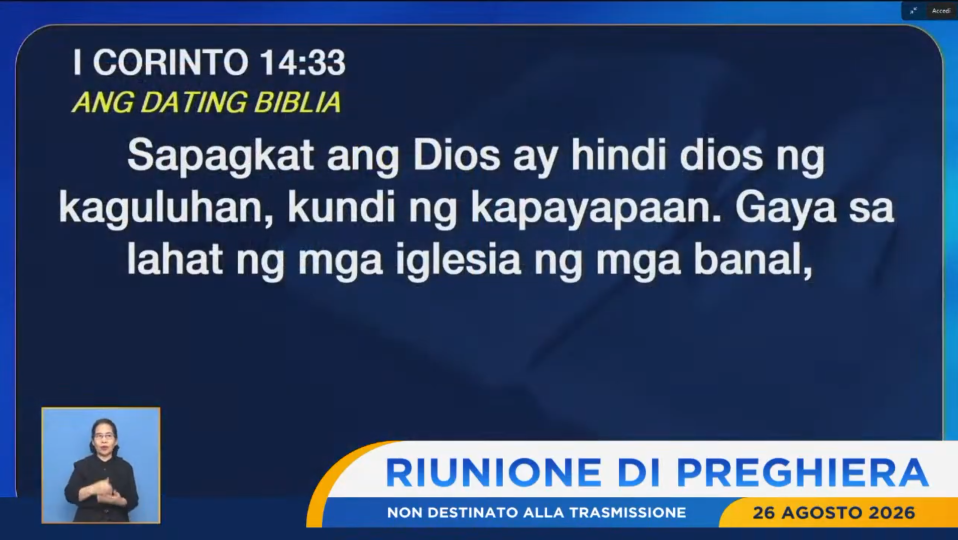
#> input picture __screenshots/full.png, 1915 x 1079 px (shown at 1/2 size)
$ python test_overlays.py
#> lines starting #> are read from the running program, lines starting #| are printed output that depends on the picture
### autoswitch/overlays.py
"""Independent on/off overlay detectors: lower thirds and sign-language box.

Different problem from the verse-card state machine in detect.py: these two
graphics are NOT mutually exclusive states of "what's on screen" - production
keeps them on through many different segments, including performances that
would otherwise get misread as a verse (confirmed on real footage: both
overlays measured ON during the false-positive performance frames). So each
one gets its own independent binary detector, reconciled against its own
vMix overlay channel, with no interaction with the verse-card logic.

Both signals have far more margin than anything in detect.py, because the
question is binary presence/absence of a distinctive flat-color graphic
against a busy photographic image, not "which of several similar cards is
this" - measured on 11 ON examples vs 1 OFF example (testdata/off_houston_
no_overlays.png):

    probe        worst ON   OFF
    lis_box      0.36       0.03
    lower_third  0.83       0.11

Only one OFF example exists so far - get more real cases before trusting the
thresholds blindly the way earlier probes in this project were trusted on
too little data.

One exception to "independent": the three lower thirds (lower_third,
centered_lower_third, group_lower_third) can genuinely be pixel-on at the
same time - each is a real, separately-toggled vMix overlay, and production
sometimes leaves more than one actually on in vMix at once - but only one
may ever be REPORTED on: by production rule, exactly one lower third shows
at a time, the most specific one available (centered/group name a location
or group; lower_third is the generic fallback). A probe declares
"suppressed_by": [other probe names] in config.json to encode that priority;
it's a policy choice, not a sign the probes can't tell the graphics apart at
the pixel level. See OverlayDetector.read().
"""

from __future__ import annotations

from dataclasses import dataclass, field

import cv2
import numpy as np

from .detect import _slice


@dataclass
class OverlayReading:
    hot: dict[str, bool] = field(default_factory=dict)
    metrics: dict[str, float] = field(default_factory=dict)
    stds: dict[str, float] = field(default_factory=dict)


class OverlayDetector:
    def __init__(self, cfg: dict):
        # "enabled": false takes a probe out of the loop entirely - not
        # measured, not reconciled, not toggled in vMix - without deleting
        # its calibration (box/thresholds/notes) from config.json, so it can
        # be turned back on later instead of recalibrated from scratch.
        self.probes = {
            k: v for k, v in cfg.items() if not k.startswith("_") and v.get("enabled", True)
        }
        self._hot: dict[str, bool] = {name: False for name in self.probes}

    def _measure(self, probe: dict, hsv: np.ndarray) -> tuple[float, float]:
        patch = _slice(hsv, probe["box"])
        h, s, v = patch[:, :, 0], patch[:, :, 1], patch[:, :, 2]
        kind = probe.get("kind", "lightblue")
        std = float(v.std())

        if kind == "lightblue":
            # LIS box: solid light-blue backdrop behind the interpreter. The
            # upper bound on saturation matters as much as the lower one: the
            # backdrop is a soft studio blue (S~128), clearly less vivid than
            # the lower third's punchy graphic blue (S~208-234) - without
            # s_max, a lower-third banner variant whose blue corner reaches
            # into this ROI's screen position gets misread as the interpreter
            # box (see testdata_overlays/false_positive_lower_third_only.png).
            mask = (
                (h >= probe.get("h_min", 95)) & (h <= probe.get("h_max", 115))
                & (s >= probe.get("s_min", 80)) & (s <= probe.get("s_max", 255))
                & (v >= probe.get("v_min", 140))
            )
        elif kind == "banner":
            # Lower third: requires BOTH the saturated blue bar AND the white
            # text panel present TOGETHER (the metric is min of the two
            # fractions, not an OR of masks). Blue alone wasn't enough on its
            # own: a wide venue shot with stage lighting, and a plain blue
            # sky background, both produced plenty of "saturated blue" with
            # no banner anywhere in frame (see testdata_overlays/venue_wide_
            # shot.png and sky_no_banner.png) - a photographed scene can
            # easily be mostly one glob of blue, but it essentially never has
            # a big flat white panel sitting right next to a big flat blue
            # one, which is exactly what this banner graphic looks like.
            # (An earlier version also had a "gold arc" range, dropped
            # separately for matching a sunset's hue - see git history.)
            #
            # s<=40 alone was still too loose: a pale cream/gold lyrics
            # caption (a completely different graphic, H~25-33) has low
            # enough saturation (S~21-31) to pass as "white paper panel",
            # while a dark bluish shadow nearby passed as "the blue bar"
            # (blue has no v_min) - together they crossed the threshold with
            # zero real banner on screen (testdata_overlays/shouldnt-appear-
            # lt.png). Real white text/panel pixels are much closer to true
            # white (median S 0-4 across every real ON example) than a
            # cream tint is, so s<=15 keeps the real banner's white fraction
            # almost untouched (0.16-0.21, was 0.20-0.27) while collapsing
            # the cream false positive to ~0.
            blue = ((h >= 100) & (h <= 130) & (s >= 100)).mean()
            white = ((v >= 225) & (s <= 15)).mean()
            return float(min(blue, white)), std
        elif kind == "gold":
            # Group lower third: solid gold/orange panel behind white bold
            # text (testdata_overlays/group-lowerthird.png, "ALL CELEBRANTS").
            # Gold hue alone is fooled by a sunset background - the exact
            # same lesson learned for lower_third's dropped "gold arc"
            # component (see git history): a tropical sunset b-roll measured
            # 0.22 on hue+saturation alone (testdata_overlays/sunset_no_
            # banner.png), a real but distant margin from this graphic's
            # 0.91. max_std makes that margin much wider for free: the real
            # panel is flat (V std ~7), a photographed sunset sky isn't (V
            # std 36-56) - same "graphic panel vs busy photo" signal
            # detect.py's ROIs already use, applied here as a second,
            # independent gate rather than tightening the color mask itself.
            mask = (
                (h >= probe.get("h_min", 15)) & (h <= probe.get("h_max", 30))
                & (s >= probe.get("s_min", 150)) & (v >= probe.get("v_min", 180))
            )
        else:
            raise ValueError(f"unknown overlay probe kind: {kind!r}")

        return float(mask.mean()), std

    def read(self, frame: np.ndarray) -> OverlayReading:
        hsv = cv2.cvtColor(frame, cv2.COLOR_BGR2HSV)
        metrics: dict[str, float] = {}
        stds: dict[str, float] = {}
        for name, probe in self.probes.items():
            value, std = self._measure(probe, hsv)
            metrics[name] = value
            stds[name] = std

            # A graphic panel is flat; a photographed scene isn't. Only
            # gates probes that declare max_std - existing probes are
            # untouched.
            max_std = probe.get("max_std")
            flat = max_std is None or std <= float(max_std)

            if self._hot[name]:
                self._hot[name] = value >= float(probe["off"]) and flat
            else:
                self._hot[name] = value >= float(probe["on"]) and flat

        # Some overlays take priority over others regardless of their own
        # pixel reading (config's "suppressed_by": [other probe names]) -
        # e.g. lower_third (the generic banner) is suppressed whenever a more
        # specific lower third (centered_lower_third, group_lower_third) is
        # on, by production rule: only one lower third is ever reported at a
        # time even when more than one is genuinely lit up in vMix. Applied
        # to a COPY, not self._hot: the suppressed probe's own hysteresis
        # keeps tracking its real signal underneath, so it comes back the
        # instant the suppressing overlay goes off, without having to
        # re-cross its "on" threshold.
        hot = dict(self._hot)
        for name, probe in self.probes.items():
            if any(hot.get(other) for other in probe.get("suppressed_by", [])):
                hot[name] = False

        return OverlayReading(hot=hot, metrics=metrics, stds=stds)

    def reset(self) -> None:
        self._hot = {name: False for name in self.probes}

### test_overlays.py
"""Regression tests for the independent overlay detectors (lower third,
sign-language box). Separate from test_detection.py because these are not
verse-card states - they're independent on/off toggles that can be present
or absent regardless of what the verse-card detector sees.

    .venv\\Scripts\\python.exe test_overlays.py

ONLY ONE real "OFF" example exists so far (testdata_overlays/houston_off.png).
Grow this suite the same way testdata/ grew for the verse-card detector:
whenever a lower third or LIS box is confirmed on/off in a real frame, save
it here and add a case below.

centered_lower_third and group_lower_third are DISABLED in config.json
("enabled": false, 2026-09-12): both kept producing real false positives
live despite repeated fixes (see their _note in config.json), so they're
out of the loop entirely for now - only lis_box and lower_third are
actually measured/reconciled, same as before those two overlays existed.
OverlayDetector filters disabled probes out at construction time, so they
simply don't appear in det.probes/r.hot below; test 3 guards that. Their
calibration images/notes are left in place for whenever there's a real
reason to re-enable and trust them again.
"""

from __future__ import annotations

import json
import os
import sys

import cv2

BASE = os.path.dirname(os.path.abspath(__file__))
SHOTS = os.path.join(BASE, "__screenshots")
TESTDATA = os.path.join(BASE, "testdata")
TESTDATA_OVERLAYS = os.path.join(BASE, "testdata_overlays")
sys.path.insert(0, BASE)

from autoswitch.overlays import OverlayDetector  # noqa: E402

cfg = json.load(open(os.path.join(BASE, "config.json"), encoding="utf-8"))
#> (reads config.json from the repository)
WORK_W = int(cfg["capture"]["work_width"])

failures: list[str] = []


def check(label: str, got, expected) -> None:
    ok = got == expected
    print(f"  [{'OK  ' if ok else 'FAIL'}] {label}: {got}" + ("" if ok else f"  (expected {expected})"))
    if not ok:
        failures.append(label)


def load(path: str):
#> called with path = '__screenshots/full.png'
    img = cv2.imread(path)
#> img is the input picture: shape (1079, 1915, 3); mean B, G, R 103.7, 70.5, 52.1
    if img is None:
        return None
    h = int(round(img.shape[0] * WORK_W / img.shape[1]))
#> h = 270
    return cv2.resize(img, (WORK_W, h), interpolation=cv2.INTER_AREA)
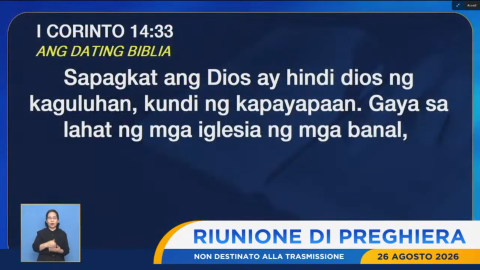
#> returned value: shape (270, 480, 3); mean of channels 0, 1, 2 103.7, 70.5, 52.1; drawn as B, G, R


det = OverlayDetector(cfg["overlays"])

# (path, expected lis_box hot, expected lower_third hot)
CASES = [
    (os.path.join(SHOTS, "full.png"), True, True),
    (os.path.join(SHOTS, "left.png"), True, True),
    (os.path.join(SHOTS, "big-left.png"), True, True),
    (os.path.join(SHOTS, "dual.png"), True, True),
    (os.path.join(SHOTS, "triple.png"), True, True),
    (os.path.join(TESTDATA, "dual_verso_lungo.png"), True, True),
    (os.path.join(TESTDATA, "full_std_bordo.png"), True, True),
    (os.path.join(TESTDATA, "left_output_italiano.png"), True, True),
    # These two were originally (wrongly) marked lis_box=True without
    # actually checking the image - neither has the interpreter box visible
    # at all, just the verse card + lyrics + lower third. Confirmed visually.
    (os.path.join(TESTDATA, "left_verso_testo_canzone.png"), False, True),
    (os.path.join(TESTDATA, "none_performance_bianco.png"), False, True),
    (os.path.join(TESTDATA, "none_giacca_navy.png"), True, True),
    (os.path.join(TESTDATA_OVERLAYS, "houston_off.png"), False, False),
    # Real false positive from the field: a lower-third banner variant whose
    # saturated blue corner reached into the lis_box ROI and got misread as
    # the interpreter box, even though only the lower third was on screen.
    (os.path.join(TESTDATA_OVERLAYS, "false_positive_lower_third_only.png"), False, True),
    # Same song-title segment, ~2.5 minutes apart: a golden sunset background
    # used to read as lower_third=True purely from its hue (see overlays.py's
    # "banner" kind comment) - fixed by dropping the gold-arc component.
    (os.path.join(TESTDATA_OVERLAYS, "sunset_with_banner.png"), False, True),
    (os.path.join(TESTDATA_OVERLAYS, "sunset_no_banner.png"), False, False),
    # Two more false positives from the same evening, both fixed by requiring
    # blue AND white together instead of blue alone: a wide venue shot (stage
    # lighting reads as "saturated blue") and a plain sky background. Both
    # genuinely have the interpreter box visible, hence lis_box=True.
    (os.path.join(TESTDATA_OVERLAYS, "venue_wide_shot.png"), True, False),
    (os.path.join(TESTDATA_OVERLAYS, "sky_no_banner.png"), True, False),
    # Real false positive: a pale cream/gold song-lyrics caption (a totally
    # different graphic) was bright/desaturated enough to pass as the lower
    # third's "white panel", while a dark bluish shadow nearby passed as its
    # "blue bar" - fixed by tightening the white component's saturation cap
    # (see overlays.py's "banner" kind comment).
    (os.path.join(TESTDATA_OVERLAYS, "shouldnt-appear-lt.png"), False, False),
    # centered_lower_third/group_lower_third are disabled, so lower_third's
    # own pixels (genuinely present in these two frames alongside the now-
    # disabled overlay) are reported as-is, unsuppressed.
    (os.path.join(TESTDATA_OVERLAYS, "centered-lowerthird.png"), False, True),
    (os.path.join(TESTDATA_OVERLAYS, "group-lowerthird.png"), True, True),
    (os.path.join(TESTDATA_OVERLAYS, "shouldnt-appear-main-lt.png"), False, True),
]

print("\n1. both active overlay probes on real frames")
for path, expect_lis, expect_banner in CASES:
    img = load(path)
    label = os.path.basename(path)
    if img is None:
        print(f"  [SKIP] {label}: could not read")
        continue
    det.reset()
    r = det.read(img)
#> in read, `hsv = cv2.cvtColor(frame, cv2.COLOR_BGR2HSV)`: hsv: shape (270, 480, 3); mean H, S, V 106.1, 160.2, 107.8
#> after the loop in read, `for name, probe in self.probes.items():`: metrics = 0 items; self._hot = {'lis_box': False, 'lower_third': False, 'centered_lower_third': False, 'group_lower_third': False}; stds = 0 items
#> (the run stopped early here; a loop or call above may not have finished)
